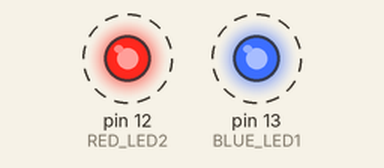
Recording of a sketch running on a simulated Arduino Uno, built with avr-gcc and run on an emulated ATmega328P. Shown: output pins drawn as LEDs (lit = HIGH). Dashed ring = blinking.

Above: at 0.1 s.
Timing chart, 0 to 3.0 s (numbered marks = the images above):
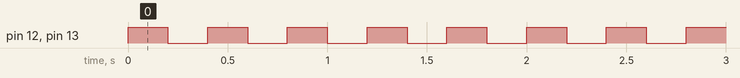

Measured:
- by itself, pin 12 (RED_LED2), pin 13 (BLUE_LED1): alternates HIGH for 0.20 s and LOW for 0.20 s

The sketch:

MultiFnBlink2.ino
```cpp
/*
  Blink - modified for the multifunction shield

  Turns two LEDs on for a time period, then off for the same perion, repeatedly.


  Based on the this example code in the public domain.

  https://docs.arduino.cc/built-in-examples/basics/Blink/
*/

#define RED_LED2 12
#define BLUE_LED1 13

#define BLINK_PERIOD 200
// the setup function runs once when you press reset or power the board
void setup() {
  // initialize digital pin LED_BUILTIN as an output.
  pinMode(BLUE_LED1, OUTPUT);
  pinMode(RED_LED2, OUTPUT);
}

// the loop function runs over and over again forever
void loop() {
  digitalWrite(BLUE_LED1, HIGH);  // turn the LED on (HIGH is the voltage level)
  digitalWrite(RED_LED2, HIGH);  // turn the LED on (LOW is the voltage level)
  delay(BLINK_PERIOD);                      // wait for a second
  digitalWrite(BLUE_LED1, LOW);   // turn the LED off by making the voltage LOW
  digitalWrite(RED_LED2, LOW);  // turn the LED off (HIGH is the voltage level)
  delay(BLINK_PERIOD);                      // wait for a second
}
```
